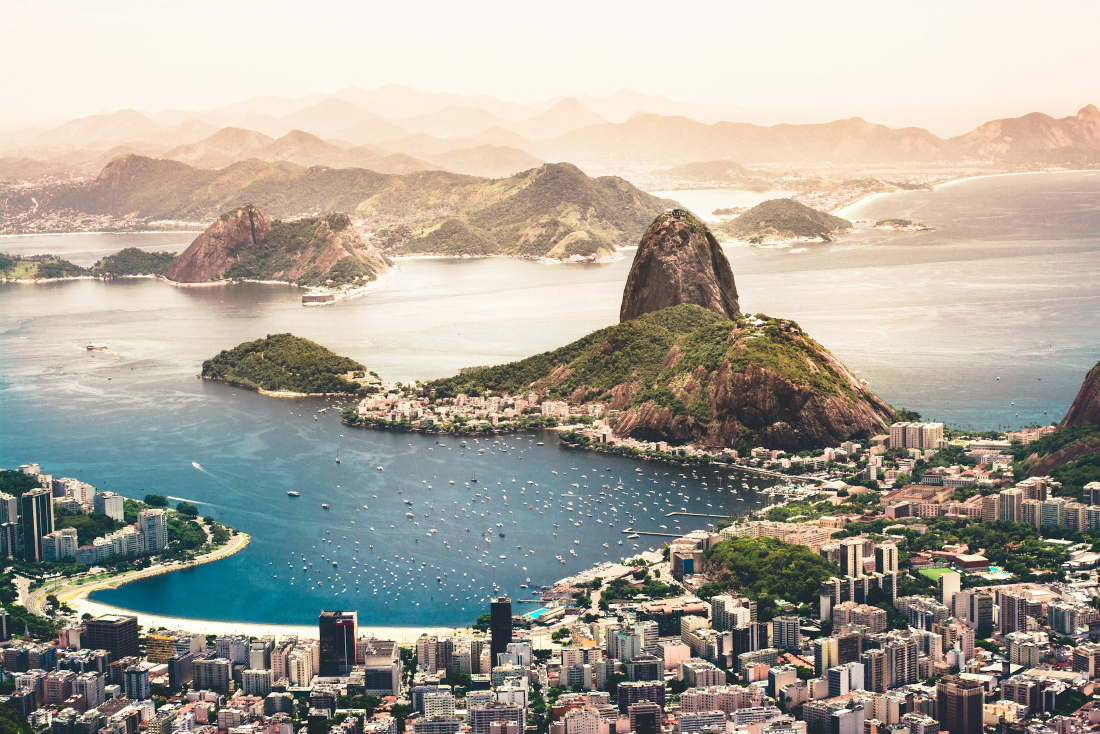
#> input picture instagram/batch_002/source/rio_reference.jpg, 2200 x 1467 px, found by its file name (shown at 1/2 size)
$ python generate_batch_002_v3_assets.py
#> lines starting #> are read from the running program, lines starting #| are printed output that depends on the picture
from pathlib import Path
from PIL import Image, ImageDraw, ImageFont, ImageFilter, ImageEnhance

BASE = Path('/Users/noahgreen/NGO/noahfalaportugues.com/instagram/batch_002')
SRC = BASE / 'source'
OUT = BASE / 'exports_v3'
REVIEW = BASE / 'review_v3'
OUT.mkdir(parents=True, exist_ok=True)
REVIEW.mkdir(parents=True, exist_ok=True)

RIO = SRC / 'rio_reference.jpg'
LOGO = Path('/Users/noahgreen/NGO/noahfalaportugues.com/instagram/assets/NFP_logo.png')

W = H = 1080
SAFE = 80
WM_PAD = 32
WM_W = int(W * 0.10)  # 10%

F_SANS = '/System/Library/Fonts/Supplemental/Arial.ttf'
F_SANS_B = '/System/Library/Fonts/Supplemental/Arial Bold.ttf'
F_SERIF_B = '/System/Library/Fonts/Supplemental/Times New Roman Bold.ttf'


def font(path, size):
    return ImageFont.truetype(path, size)


def wrap(draw, txt, fnt, max_w):
    words = txt.split()
    lines, cur = [], ''
    for w in words:
        test = f'{cur} {w}'.strip()
        if draw.textlength(test, font=fnt) <= max_w:
            cur = test
        else:
            if cur:
                lines.append(cur)
            cur = w
    if cur:
        lines.append(cur)
    return lines


def text_shadow(draw, xy, text, fnt, fill=(245, 248, 246), shadow=(8, 16, 12)):
    x, y = xy
    for dx, dy in [(2,2), (1,1), (0,2), (2,0)]:
        draw.text((x + dx, y + dy), text, font=fnt, fill=shadow)
    draw.text((x, y), text, font=fnt, fill=fill)


def base_cover():
    rio = Image.open(RIO).convert('RGB').resize((W, H), Image.Resampling.LANCZOS)
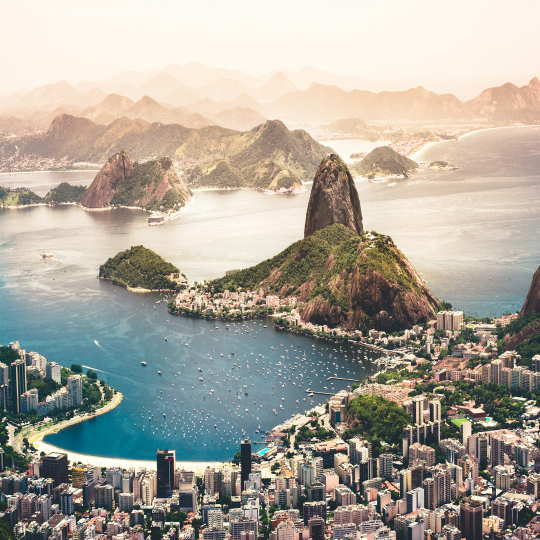
#> rio: PIL image 1080x1080 RGB (shown at 1/2 size); mean R, G, B 170.8, 165.6, 154.7
    rio = ImageEnhance.Contrast(rio).enhance(1.15)
    overlay = Image.new('RGBA', (W, H), (5, 14, 10, 150))
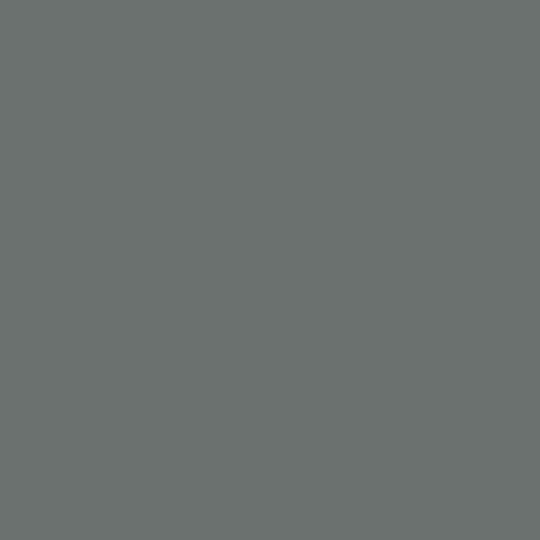
#> overlay: PIL image 1080x1080 RGBA (shown at 1/2 size); mean R, G, B, A 5, 14, 10, 150; transparent parts drawn white
    img = rio.convert('RGBA')
    img.alpha_composite(overlay)
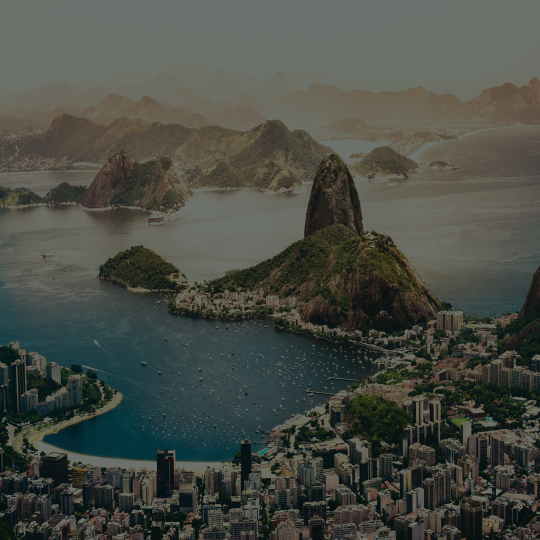
#> img: PIL image 1080x1080 RGBA (shown at 1/2 size); mean R, G, B, A 72.5, 75.9, 68.7, 255
    return img.convert('RGB')


def base_interior():
    rio = Image.open(RIO).convert('RGB').resize((W, H), Image.Resampling.LANCZOS)
    rio = rio.filter(ImageFilter.GaussianBlur(radius=10))
    overlay = Image.new('RGBA', (W, H), (18, 35, 28, 152))
    img = rio.convert('RGBA')
    img.alpha_composite(overlay)
    return img.convert('RGB')


def add_watermark(img):
    logo = Image.open(LOGO).convert('RGBA').resize((WM_W, WM_W), Image.Resampling.LANCZOS)
    a = logo.split()[3]
    a = ImageEnhance.Brightness(a).enhance(0.88)
    logo.putalpha(a)

    x = W - WM_W - WM_PAD
    y = H - WM_W - WM_PAD

    back = Image.new('RGBA', (WM_W + 10, WM_W + 10), (252, 250, 244, 150))
    mask = Image.new('L', (WM_W + 10, WM_W + 10), 0)
    md = ImageDraw.Draw(mask)
    md.ellipse((0, 0, WM_W + 10, WM_W + 10), fill=255)

    out = img.convert('RGBA')
    out.paste(back, (x - 5, y - 5), mask)
    out.alpha_composite(logo, (x, y))
    return out.convert('RGB')


def add_progress_chip(draw, idx, total):
    draw.rounded_rectangle((SAFE, 44, SAFE + 90, 90), radius=16, fill=(237, 242, 238))
    draw.text((SAFE + 24, 57), f'{idx}/{total}', fill=(38, 68, 54), font=font(F_SANS_B, 24))


def cover(title, sub, out_name, total):
    img = base_cover()
    d = ImageDraw.Draw(img)
    add_progress_chip(d, 1, total)
    d.text((SAFE, 140), 'NOAH FALA PORTUGUÊS', fill=(190, 220, 205), font=font(F_SANS_B, 24))

    y = 192
    for ln in wrap(d, title, font(F_SERIF_B, 80), W - 2 * SAFE):
#> in wrap, `words = txt.split()`: words = ['This', 'one', 'mistake', 'instantly', 'sounds', 'unnatural', 'in', 'Portuguese']
#> in wrap, `lines, cur = [], ''`: cur = ''
        text_shadow(d, (SAFE, y), ln, font(F_SERIF_B, 80))
        y += 84
#> this loop made 4 passes
#> after the loop, y = 528

    y += 8
#> y = 536
    for ln in wrap(d, sub, font(F_SANS_B, 38), W - 2 * SAFE):
        text_shadow(d, (SAFE, y), ln, font(F_SANS_B, 38), fill=(226, 236, 230), shadow=(6, 14, 11))
        y += 48
#> this loop made 1 pass
#> (x in text_shadow, y) on pass 1: (80, 584)
#> after the loop, y = 584

    img = add_watermark(img)
    img.save(OUT / out_name, 'PNG', optimize=True)


def interior(headline, sentence, out_name, idx, total, cta=None):
    img = base_interior()
    d = ImageDraw.Draw(img)
    add_progress_chip(d, idx, total)

    panel = (SAFE, 138, W - SAFE, H - SAFE)
    d.rounded_rectangle(panel, radius=26, fill=(251, 249, 243), outline=(214, 208, 198), width=2)

    y = 188
    for ln in wrap(d, headline, font(F_SERIF_B, 66), panel[2] - panel[0] - 56):
        d.text((SAFE + 28, y), ln, fill=(20, 33, 27), font=font(F_SERIF_B, 66))
        y += 74

    y += 18
    for ln in wrap(d, sentence, font(F_SANS_B, 42), panel[2] - panel[0] - 56):
        d.text((SAFE + 28, y), ln, fill=(58, 78, 67), font=font(F_SANS_B, 42))
        y += 54

    if cta:
        d.rounded_rectangle((SAFE + 28, H - SAFE - 144, W - SAFE - 28, H - SAFE - 68), radius=18, fill=(224, 236, 229))
        d.text((SAFE + 50, H - SAFE - 121), cta, fill=(29, 63, 50), font=font(F_SANS_B, 30))

    img = add_watermark(img)
    img.save(OUT / out_name, 'PNG', optimize=True)


def generate():
    # Carousel 1: Common mistake
    cover('This one mistake instantly sounds unnatural in Portuguese', 'Fix this and your speech gets cleaner fast.', 'CAR_01_Mistake_S01_V3.png', 4)
    interior('Mistake', '“Eu sou 30 anos.”', 'CAR_01_Mistake_S02_V3.png', 2, 4)
    interior('Correction', '“Eu tenho 30 anos.”', 'CAR_01_Mistake_S03_V3.png', 3, 4)
    interior('Why it matters', 'Portuguese uses TER for age, not SER.', 'CAR_01_Mistake_S04_V3.png', 4, 4, cta='Save this if you switch from English patterns.')

    # Carousel 2: Study process
    cover('Why most adults stall in Portuguese after week three', 'A simple structure fixes that.', 'CAR_02_Study_S01_V3.png', 4)
    interior('Framework', 'Repetition + real usage + structured review.', 'CAR_02_Study_S02_V3.png', 2, 4)
    interior('Weekly rule', 'Track mistakes and recycle useful phrases.', 'CAR_02_Study_S03_V3.png', 3, 4)
    interior('Outcome', 'Consistency beats intensity over time.', 'CAR_02_Study_S04_V3.png', 4, 4, cta='Share this with someone rebuilding study habits.')

    # Carousel 3: SRS
    cover('You probably do vocabulary review at the wrong time', 'Spaced repetition solves timing, not motivation.', 'CAR_03_SRS_S01_V3.png', 4)
    interior('Timing', 'Review right before forgetting.', 'CAR_03_SRS_S02_V3.png', 2, 4)
    interior('Limit', 'Flashcards help recall but not full fluency.', 'CAR_03_SRS_S03_V3.png', 3, 4)
    interior('Use case', 'Brainscape supports retention inside a larger system.', 'CAR_03_SRS_S04_V3.png', 4, 4, cta='Comment “SRS” if you want my exact setup.')

    # Reels covers
    cover('Phrase you can use today: “Fica tranquilo”', 'Natural, daily Brazilian Portuguese.', 'REEL_01_RealPhrase_Cover_V3.png', 1)
    cover('BJJ command you must understand live', '“Segura a posição” in real mat context.', 'REEL_02_BJJPhrase_Cover_V3.png', 1)

    for f in OUT.glob('*_V3.png'):
        (REVIEW / f.name).write_bytes(f.read_bytes())


if __name__ == '__main__':
#> (the run stopped early here; a loop or call above may not have finished)
